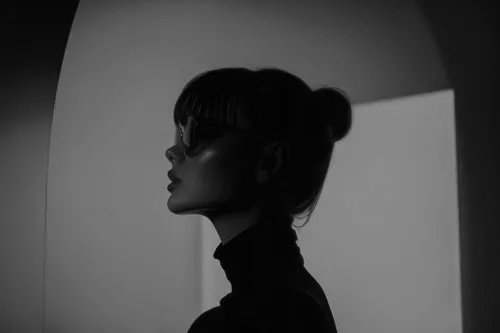
#> input picture Bipesh.jpeg, 500 x 333 px
$ python contour.py
#> lines starting #> are read from the running program, lines starting #| are printed output that depends on the picture; after the words box and inside, x2 and y2 are one past the last pixel; in counts of white or black regions, pixels touching at a corner belong together
import cv2
import numpy as np

file_path = input("Provide the image path: ")
#> the answer given: ../Bipesh.jpeg

try:
    image = cv2.imread(file_path)
#> image is the input picture: shape (333, 500, 3); min 0, max 152, mean 74.6

    if image is None:
        raise Exception("Image not found")

    gray = cv2.cvtColor(image, cv2.COLOR_BGR2GRAY)

    # _,edges= cv2.threshold(gray, 120, 255, cv2.THRESH_BINARY)
    edges = cv2.Canny(gray, 120, 250)
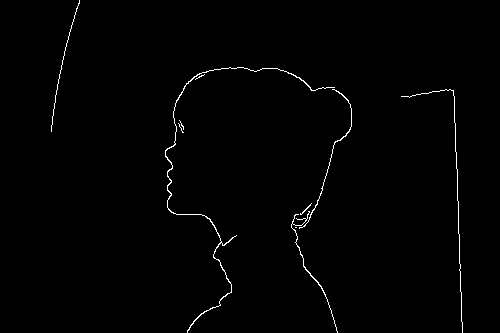
#> edges: shape (333, 500); 0.88% white in thin lines or dots, all inside (x1, y1, x2, y2) = (51, 0, 463, 333)

    contours, hierarchy = cv2.findContours(edges, cv2.RETR_TREE, cv2.CHAIN_APPROX_SIMPLE)
#> contours = 10 contours, 7 with area under 20; largest, box (x1, y1, x2, y2) and area: (165, 67, 335, 333) 135, (299, 89, 352, 229) 34, (291, 211, 338, 333) 34

    for contour in contours:

        approx = cv2.approxPolyDP(contour, 0.01 * cv2.arcLength(contour, True), True)

        corner = len(approx)

        if corner == 3:
            shape_name = "Triangle"

        elif corner == 4:
            shape_name = "Rectangle"

        elif corner == 5:
            shape_name = "Pentagon"

        elif corner > 5:
            shape_name = "Circle"

        else:
            shape_name = "Unknown"

        cv2.drawContours(image, [approx], 0, (0,255,0), 2)

        x = approx.ravel()[0]
        y = approx.ravel()[1] - 10

        cv2.putText(image, shape_name, (x,y),
                    cv2.FONT_HERSHEY_COMPLEX,
                    0.6, (0,0,255), 2)
#> this loop made 10 passes
#> (approx, corner, shape_name, x, y) on passes 1, 6, 10: ([[295, 227], [296, 227]], 2, 'Unknown', 295, 217), ([[401, 96], [453, 91], [462, 332], [453, 90]], 4, 'Rectangle', 401, 86), ([[79, 0], [59, 74], [51, 131], [59, 74]], 4, 'Rectangle', 79, -10)
#> (corner, shape_name, x, y) on passes 2, 3, 4, 5, 7, 8: (15, 'Circle', 295, 204), (9, 'Circle', 311, 193), (12, 'Circle', 178, 113), (12, 'Circle', 179, 110), (10, 'Circle', 334, 79), (16, 'Circle', 204, 64)
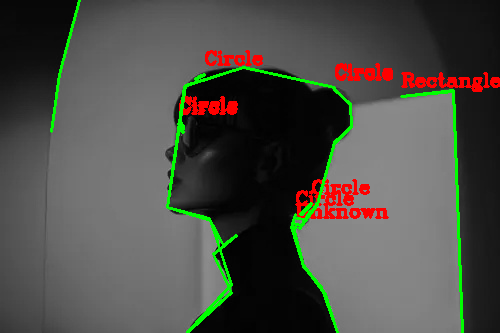
#> image: shape (333, 500, 3); 5.14% of pixels changed, all inside (x1, y1, x2, y2) = (50, 0, 500, 333)

    cv2.imshow("Contour", image)
    cv2.waitKey(0)
    cv2.destroyAllWindows()

except Exception:
    print("Failed to load image from given path")
